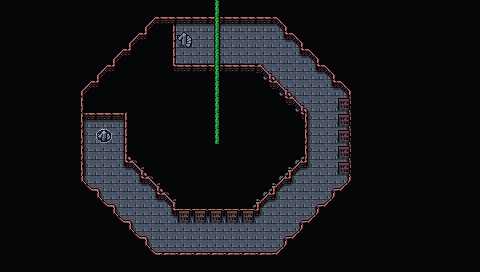

This is a level from a 2D game, rendered from its Tiled map with the project's own tilesets. A one-line summary and the map file follow, with tile-layer data summarised:
An orthogonal 30x17 tile map with 16x16 px tiles, 5 tile layers (Collision, Background, Walls, Clutter, ...), 3 tilesets and 4 objects.

<map version="1.10" tiledversion="1.11.2" orientation="orthogonal" renderorder="right-down" width="30" height="17" tilewidth="16" tileheight="16" infinite="0" nextlayerid="9" nextobjectid="66">
 <editorsettings>
  <export target="wastetown..tmx" format="tmx" />
 </editorsettings>
 <properties>
  <property name="dungeonEffect" value="{&quot;startBattleWithCard&quot;: [ &quot;Hexhaven Dueling Arena&quot;, &quot;Repurposed Enforcer&quot; ]}" />
 </properties>
 <tileset firstgid="1" source="../../../../common/maps/tileset/main.tsx" />
 <tileset firstgid="10113" source="../../../../common/maps/tileset/buildings.tsx" />
 <tileset firstgid="11905" source="../../../../common/maps/tileset/main-nocollide.tsx" />
 <layer id="6" name="Collision" width="30" height="17">
  <data>[510 cells, 48 non-empty, 2 distinct tile ids]</data>
 </layer>
 <layer id="1" name="Background" width="30" height="17" tintcolor="#8a3440">
  <data>[510 cells, 498 non-empty, 13 distinct tile ids]</data>
 </layer>
 <layer id="2" name="Walls" width="30" height="17">
  <data>[510 cells, 435 non-empty, 16 distinct tile ids]</data>
 </layer>
 <layer id="3" name="Clutter" width="30" height="17">
  <properties>
   <property name="spriteLayer" type="bool" value="true" />
  </properties>
  <data>[510 cells, 18 non-empty, 8 distinct tile ids]</data>
 </layer>
 <layer id="8" name="Over Sprites" width="30" height="17" tintcolor="#ffaa00">
  <data>[510 cells, 9 non-empty, 2 distinct tile ids]</data>
 </layer>
 <objectgroup id="4" name="Objects">
  <object id="58" template="../../../../common/maps/obj/door_right.tx" x="177.5" y="46.333">
   <properties>
    <property name="teleport" value="../Realm of Legends/maps/map/cave/Hexhaven_Tower_4.tmx" />
    <property name="teleportObjectId" value="63" />
   </properties>
  </object>
  <object id="59" template="../../../../common/maps/obj/door_down.tx" x="98" y="144">
   <properties>
    <property name="teleport" value="../Realm of Legends/maps/map/cave/Hexhaven_Tower_2.tmx" />
    <property name="teleportObjectId" value="56" />
   </properties>
  </object>
  <object id="61" template="../../../../common/maps/obj/enemy.tx" x="233.903" y="51.1843">
   <properties>
    <property name="enemy" value="Kwia Vigorbloom" />
   </properties>
  </object>
  <object id="65" template="../../../../common/maps/obj/enemy.tx" x="206.387" y="245.17">
   <properties>
    <property name="enemy" value="Uldaros Theorix" />
   </properties>
  </object>
 </objectgroup>
</map>
